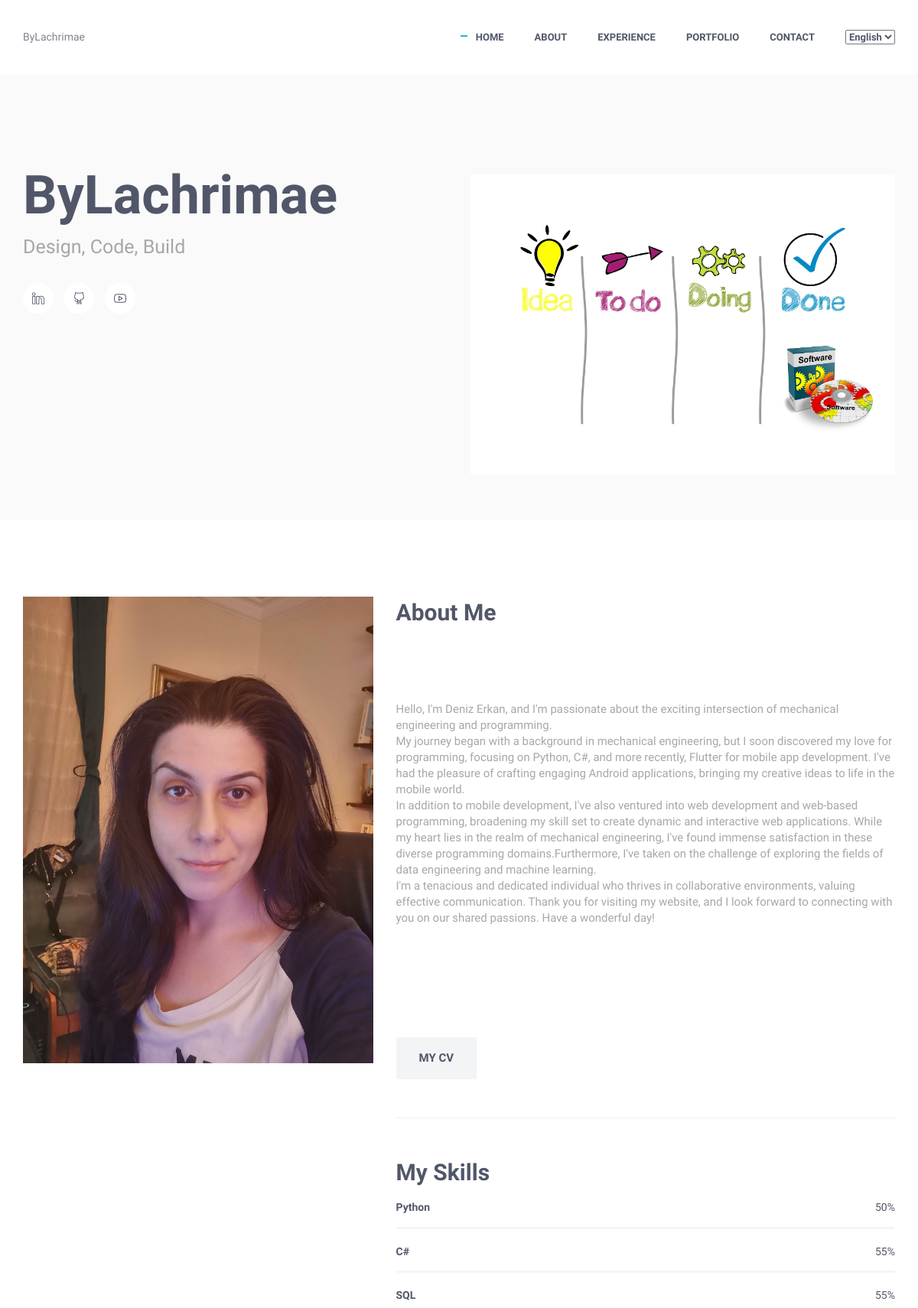
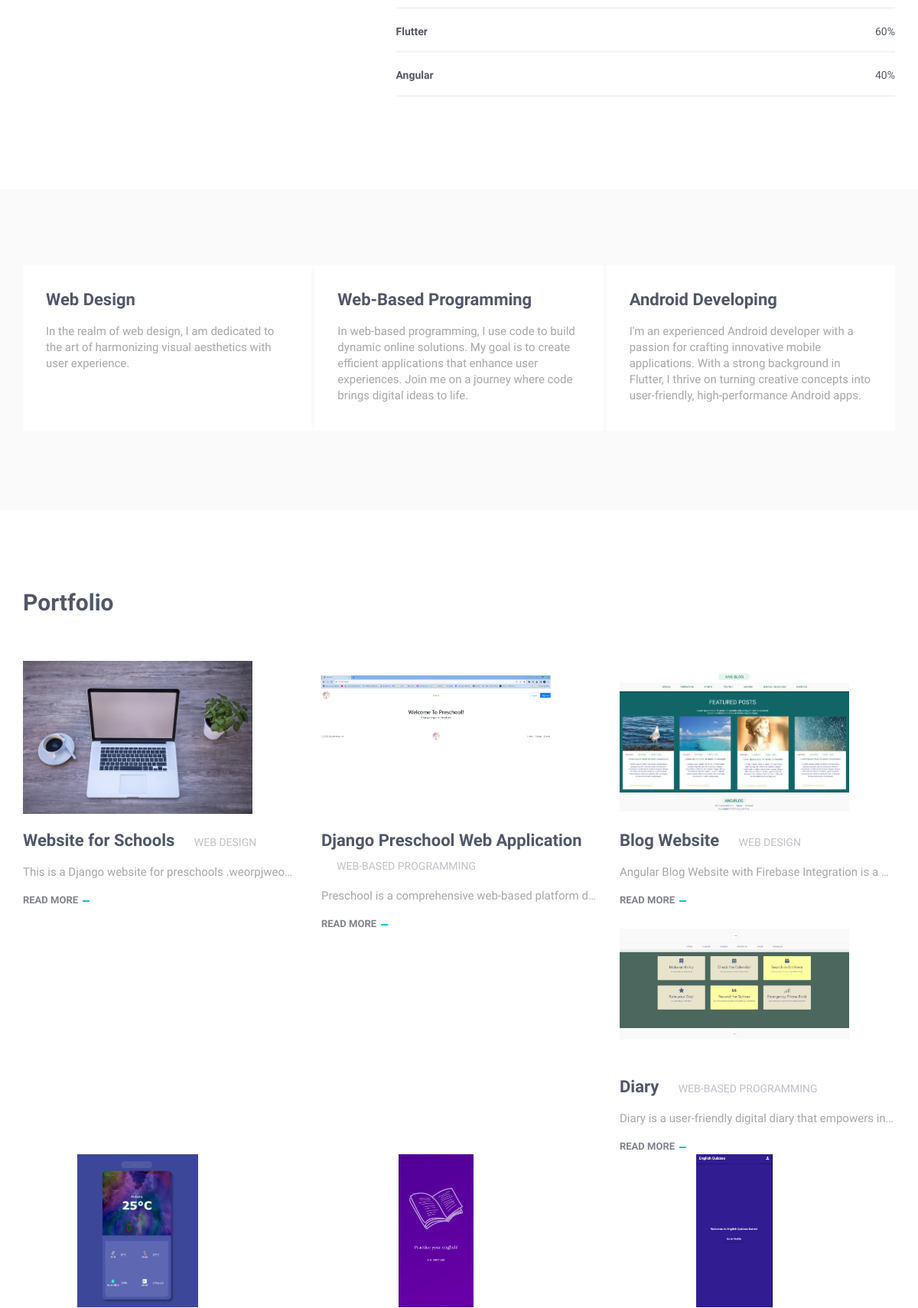
The page / (upper part) on the database its author committed (2 pictures, top to bottom).
### website/models.py (models this page shows, shortened)
class Personal(models.Model):
    title = models.CharField(max_length=250,default='Title')
    image = models.ImageField(upload_to="uploads/",height_field=None, width_field=None, max_length=None)
    coverletter_turkish = models.TextField(blank=True)
    coverletter_english = models.TextField(blank=True)
    turkishCV = models.FileField(upload_to="uploads/cv")
    englishCV =models.FileField(upload_to="uploads/cv")
    linkedin_url = models.CharField(max_length=255,null=True)
    github_url = models.CharField(max_length=255,null=True)
    youtube_url = models.CharField(max_length=255, null=True)

class MySkill(models.Model):
    title = models.CharField(max_length=50,default="Title")
    percentage = models.IntegerField(blank=True)

class Category(models.Model):
    title = models.CharField(max_length=150,default='Title')
    title_turkish = models.CharField(max_length=150,default='Turkish Title')
    description = models.TextField(blank=True)
    description_turkish = models.TextField(blank=True)
    created_at = models.DateTimeField(default=timezone.now)

class Project(models.Model):
    title = models.CharField(max_length=250,default='Title')
    title_turkish = models.CharField(max_length=250,default='Turkish Title')
    project_content = models.TextField(blank=True)
    project_content_turkish = models.TextField(blank=True)
    image = models.ImageField(upload_to="uploads/", height_field=None, width_field=None, max_length=None,default=True)
    image2 = models.ImageField(upload_to="uploads/", height_field=None, width_field=None, max_length=None,null=True,blank=True)
    image3 = models.ImageField(upload_to="uploads/", height_field=None, width_field=None, max_length=None,null=True,blank=True)
    image4 = models.ImageField(upload_to="uploads/", height_field=None, width_field=None, max_length=None,null=True,blank=True)
    image5 = models.ImageField(upload_to="uploads/", height_field=None, width_field=None, max_length=None,null=True,blank=True)
    category = models.ForeignKey(Category,on_delete=models.CASCADE)
    programming_languages = models.CharField(max_length=255,default="SQL")
    project_link = models.CharField(max_length=255,null=True,blank=True)
    project_githublink = models.CharField(max_length=255,null=True,blank=True)
    project_playstorelink = models.CharField(max_length=255,null=True,blank=True)

### website/views.py (the view, shortened to what this page needs)
# urls.py: path('',views.index,name='index'),
def index(request):
    projects = models.Project.objects.all()
    categories = models.Category.objects.all()
    myskills = models.MySkill.objects.all()
    personal = models.Personal.objects.all()
    form = ContactForm()
    return render(request,'index.html',{'projects':projects, 'categories':categories,'myskills':myskills,'personal':personal,'form':form})

### website/forms.py
class ContactForm(forms.Form):
    name = forms.CharField(label='Your Name',max_length=100)
    email = forms.EmailField(label='Your email',validators=[EmailValidator()])
    message = forms.CharField(label='Your Message',max_length=1000,widget=forms.Textarea)

### templates/index.html
{% extends "layout.html" %}

### templates/layout.html (shortened to what this page needs)
{% load static %}
{% load i18n %}
{% get_current_language as current_language %}
<!DOCTYPE html>
<html lang="en" class="no-js">
    <head>
        <link href="{% static 'website/vendor/simple-line-icons/css/simple-line-icons.css' %}" rel="stylesheet" type="text/css"/>
        <link href="{% static 'website/vendor/bootstrap/css/bootstrap.min.css' %}" rel="stylesheet" type="text/css"/>
        <link href="{% static 'website/css/animate.css' %}" rel="stylesheet">
        <link href="{% static 'website/vendor/swiper/css/swiper.min.css' %}" rel="stylesheet" type="text/css"/>
        <link href="{% static 'website/css/layout.min.css' %}" rel="stylesheet" type="text/css"/>
    </head>
    <body id="body" data-spy="scroll" data-target=".header">
        {% block navbar %}
        <header class="header navbar-fixed-top">
            <nav class="navbar" role="navigation">
                <div class="container">
                    <div class="menu-container js_nav-item">
                        <div class="logo" >
                            <a class="logo-wrap" href="#body">
                                ByLachrimae
                            </a>
                        </div>
                    </div>
                    <div class="collapse navbar-collapse nav-collapse">
                        <div class="menu-container">
                            <ul class="nav navbar-nav navbar-nav-right">
                                <li class="js_nav-item nav-item"><a class="nav-item-child nav-item-hover" href="#body"> {% trans "Home" %}</a></li>
                                <li class="js_nav-item nav-item"><a class="nav-item-child nav-item-hover" href="#about">{% trans "About" %}</a></li>
                                <li class="js_nav-item nav-item"><a class="nav-item-child nav-item-hover" href="#experience">{% trans "Experience" %}</a></li>
                                <li class="js_nav-item nav-item"><a class="nav-item-child nav-item-hover" href="#portfolio">{% trans "Portfolio" %}</a></li>
                                <li class="js_nav-item nav-item"><a class="nav-item-child nav-item-hover" href="#contact">{% trans "Contact" %}</a></li>
                                <li class="js_nav-item nav-item dropdown">
                                    <li class="js_nav-item nav-item">
                                        <form action="{% url 'set_language' %}" method="post" class="nav-item-child language-form">
                                            <select  name="language" id="language-select" onchange="this.form.submit()">
                                                <option  value="en" {% if current_language == "en" %}selected="selected"{% endif %}>English</option>
                                            </select>
                                        </form>
                                    </li>
                                </li>
                            </ul>
                        </div>
                    </div>
                </div>
            </nav>
        </header>
        {% endblock navbar %}
        {% block content %}
        <div class="promo-block">
            <div class="container">
                <div class="row">
                    <div class="col-sm-6 sm-margin-b-60">
                        <div class="margin-b-30">
                            <h1 class="promo-block-title">ByLachrimae</h1>
                            <p class="promo-block-text">{% trans "Design" %}, {% trans "Code" %}, {% trans "Build" %}</p>
                        </div>
                        {% for person in personal %}
                        <ul class="list-inline">
                            <li><a href="{{person.linkedin_url}}" class="social-icons" target="_blank"><i class="icon-social-linkedin"></i></a></li>
                            <li><a href="{{person.github_url}}" class="social-icons" target="_blank"><i class="icon-social-github"></i></a></li>
                            <li><a href="{{person.youtube_url}}" class="social-icons" target="_blank"><i class="icon-social-youtube"></i></a></li>
                        </ul>
                        {% endfor %}
                    </div>
                    <div class="col-sm-6">
                        <div class="promo-block-img-wrap">
                            <img class="promo-block-img img-responsive" src="{% static 'website/img/mockup/avatar.jpg' %}" align="Avatar">
                        </div>
                    </div>
                </div>
                <div class="row">
                    <div class="col-sm-6 sm-margin-b-60">
                    </div>
                </div>
            </div>
        </div>
        <div id="about">
            <div class="container content-lg">
                <div class="row">
                    <div class="col-sm-5 sm-margin-b-60">
                        {% for person in personal %}
                            <img class="full-width img-responsive" src="{{person.image.url}}" alt="Image">
                        {% endfor %}
                    </div>
                    <div class="col-sm-7">
                        <div class="section-seperator margin-b-50">
                            <div class="margin-b-50">
                                <div class="margin-b-30">
                                    <h2>{% trans "About Me" %}</h2>
                                    <div style="max-width: 100%; white-space: pre-wrap; word-wrap: break-word; margin-bottom:50px">
                                        {% for person in personal %}
                                            {% if current_language == 'en' %}
                                                <p>{{person.coverletter_english}}</p>
                                            {% else %}
                                                <p>{{person.coverletter_turkish}}</p>
                                            {% endif %}
                                        {% endfor %}
                                    </div>
                                </div>
                                {% for person in personal %}
                                    {% if current_language == 'en' %}
                                        <a href="{{person.englishCV.url}}" class="btn-theme btn-theme-md btn-default-bg text-uppercase" target='_blank'>my CV</a>
                                    {% else %}
                                        <a href="{{person.turkishCV.url}}" class="btn-theme btn-theme-md btn-default-bg text-uppercase" target='_blank'>Özgeçmiş</a>
                                    {% endif %}
                                {% endfor %}
                            </div>
                        </div>
                        <h2>{% trans "My Skills" %}</h2>
                        {% for myskill in myskills  %}
                        <div class="progress-box">
                            <h5>{{myskill.title}} <span class="color-heading pull-right">{{myskill.percentage}}%</span></h5>
                            <div class="progress">
                            </div>
                        </div>
                        {% endfor %}
                    </div>
                </div>
            </div>
        </div>
        <div id="experience">
            <div class="bg-color-sky-light" data-auto-height="true">
                <div class="container content-lg">
                    <div class="row row-space-2 margin-b-4">
                        {% for category in categories %}
                        {% if current_language == 'en' %}
                            <div class="col-md-4 col-sm-6 md-margin-b-4">
                                <div class="service" data-height="height">
                                    <div class="service-info">
                                        <h3>{{category.title}}</h3>
                                        <p class="margin-b-5">{{category.description}}</p>
                                    </div>
                                    <a href="#work" class="content-wrapper-link"></a>
                                </div>
                            </div>
                        {% endif %}
                        {% endfor %}
                    </div>
                </div>
            </div>
        </div>
        <div id="portfolio">
            <div class="container content-lg">
                <div class="row margin-b-40">
                    <div class="col-sm-6">
                        <h2>{% trans "Portfolio" %}</h2>
                    </div>
                </div>
                <div class="row">
                    {% if current_language == 'en' %}
                        {% for project in projects %}
                        <div class="col-sm-4 sm-margin-b-50">
                            <div class="margin-b-20">
                                <div class="wow zoomIn" data-wow-duration=".3" data-wow-delay=".1s">
                                    <img class="img-responsive" style="height: 200px;width: 300px;object-fit: contain;" src="{{project.image.url}}" alt="{{project.image.url}}" >
                                </div>
                            </div>
                            <h4><a href="{% url 'project' project.id %}">{{project.title}}</a> <span class="text-uppercase margin-l-20">{{project.category.title}}</span></h4>
                            <p style="white-space: nowrap; overflow: hidden; text-overflow: ellipsis; max-width:max;">{{project.project_content}}</p>
                            <a class="link" href="{% url 'project' project.id %}">{% trans "Read More" %}</a>
                        </div>
                        {% endfor %}
                    {% endif %}
                </div>
            </div>
        </div>
        {% endblock content %}
    </body>
</html>

### rows shown on the page
Personal: image (picture), coverletter_english "Hello, I'm Deniz Erkan, and I'm passionate about the exciting intersection of mechanical engineering and programming. My journey began with a background in mechanical engineering, but I soon discovered my love for programming, focusing on Python, C#, and more recently, Flutter for mobile app development. I've had the pleasure of crafting engaging Android applications, bringing my creative ideas to life in the mobile world. In addition to mobile development, I've also ventured into web development and web-based programming, broadening my skill set to create dynamic and interactive web applications. While my heart lies in the realm of mechanical engineering, I've found immense satisfaction in…"
MySkill: title "Python", percentage "50"
MySkill: title "C#", percentage "55"
MySkill: title "SQL", percentage "55"
MySkill: title "Flutter", percentage "60"
MySkill: title "Angular", percentage "40"
Category: title "Web Design", description "In the realm of web design, I am dedicated to the art of harmonizing visual aesthetics with user experience."
Category: title "Web-Based Programming", description "In web-based programming, I use code to build dynamic online solutions. My goal is to create efficient applications that enhance user experiences. Join me on a journey where code brings digital ideas to life."
Category: title "Android Developing", description "I'm an experienced Android developer with a passion for crafting innovative mobile applications. With a strong background in Flutter, I thrive on turning creative concepts into user-friendly, high-performance Android apps."
Project: image (picture), title "Website for Schools", category "WEB DESIGN", project_content "This is a Django website for preschools .weorpjweo…"
Project: image (picture), title "Django Preschool Web Application", category "WEB-BASED PROGRAMMING", project_content "Preschool is a comprehensive web-based platform d…"
Project: image (picture), title "Blog Website", category "WEB DESIGN", project_content "Angular Blog Website with Firebase Integration is a…"
Project: image (picture), title "Diary", category "WEB-BASED PROGRAMMING", project_content "Diary is a user-friendly digital diary that empowers in…"
Project: image (picture)
Project: image (picture)
Project: image (picture)
